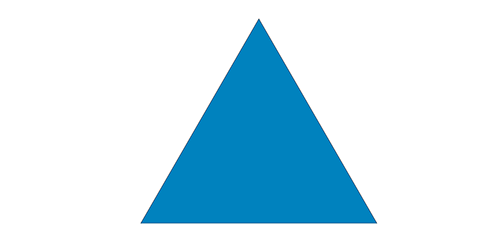
#> input picture images/triangle.png, 500 x 251 px
$ python 01_triangle.py
#> lines starting #> are read from the running program, lines starting #| are printed output that depends on the picture; after the words box and inside, x2 and y2 are one past the last pixel; in counts of white or black regions, pixels touching at a corner belong together; long printed decimals are rounded
import cv2
import numpy as np

img = cv2.imread("../images/triangle.png")
#> img is the input picture: shape (251, 500, 3); mean B, G, R 242.1, 230.5, 205.7

imgGray = cv2.cvtColor(img, cv2.COLOR_BGR2GRAY)
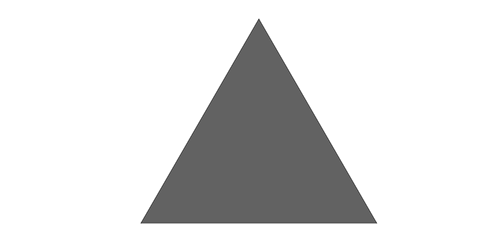
#> imgGray: shape (251, 500); min 59, max 255, mean 224.4
imgBlur = cv2.GaussianBlur(imgGray, (7,7), 1)
imgCanny = cv2.Canny(imgBlur,100,200)
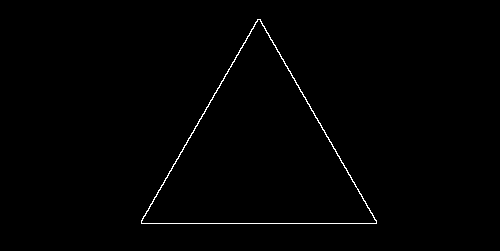
#> imgCanny: shape (251, 500); 0.7% white in thin lines or dots, all inside (x1, y1, x2, y2) = (141, 19, 377, 224)

contours, hierarchy = cv2.findContours(imgCanny, cv2.RETR_EXTERNAL, cv2.CHAIN_APPROX_NONE)
#> contours = 1 contour; box (x1, y1, x2, y2) and area: (141, 19, 377, 224) 24491
# cv2.RETR_EXTERNAL εντοπίζει τα εξωτερικά περιγράμματα
# cv2.CHAIN_APPROX_NONE μας δίνει πληροφορίες για όλα τα περιγράμματα που θα εντοπίσει.

print("Σχήματα που βρήκα: ", len(contours))
#| Σχήματα που βρήκα:  1
area = cv2.contourArea(contours[0])
#> area = 24491
perimeter = cv2.arcLength(contours[0], True) # True για κλειστά σχήματα
#> perimeter = 742.1
print("Εμβαδόν: ", area)
#| Εμβαδόν:  24491.0
print("Περίμετρος: ", perimeter)
#| Περίμετρος:  742.098

approx = cv2.approxPolyDP(contours[0],  0.02*perimeter, True)
#> approx = [[257, 19], [141, 223], [376, 223]]
objCorners = len(approx)
#> objCorners = 3
print("Ακμές σχήματος που εντόπισα: ", objCorners)
#| Ακμές σχήματος που εντόπισα:  3
print ("Συντεταγμένες ακμών: ", approx)
#| Συντεταγμένες ακμών:  [[[257  19]]
#|  [[141 223]]
#|  [[376 223]]]

imgContour = img.copy()
cv2.drawContours(imgContour, contours[0], -1, (255, 0,0),3) # -1 για όλα τα σχήματα που εντοπίσαμε

x, y, w, h = cv2.boundingRect(approx)
#> x = 141; y = 19; w = 236; h = 205
cv2.rectangle(imgContour, (x, y), (x + w, y + h), (0, 255, 0), 2)

if(objCorners == 3):
    objectType = "Triangle"
else:
    objectType = "Unknown"

cv2.putText(imgContour, objectType, (x + (w // 2) - 20, y + (h // 2)), cv2.FONT_HERSHEY_COMPLEX, 0.5, (0, 0, 0), 2)
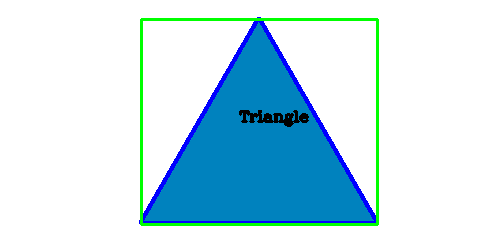
#> imgContour: shape (251, 500, 3); mean B, G, R 236.9, 226.6, 198.1

cv2.imshow("Input", img)
cv2.imshow("Canny", imgCanny)
cv2.imshow("Contours", imgContour)
cv2.waitKey(0)

$ run again, with images/shapes.png copied over images/triangle.png
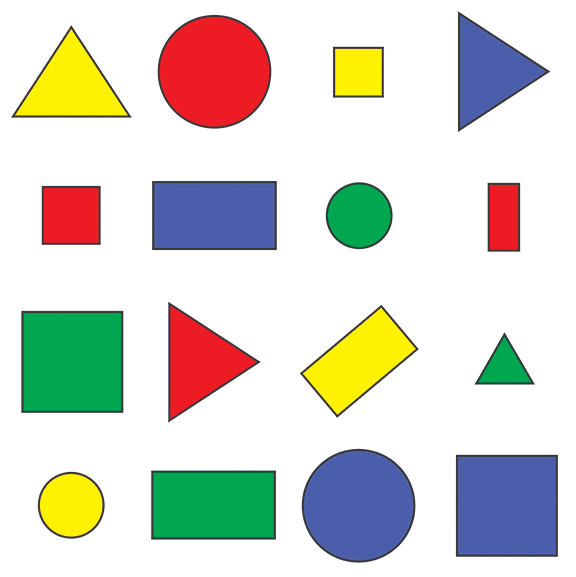
#> input picture images/shapes.png, 576 x 577 px
#> img is the input picture: shape (577, 576, 3); mean B, G, R 205.1, 214.3, 214.2
#> `imgCanny = cv2.Canny(imgBlur,100,200)`:
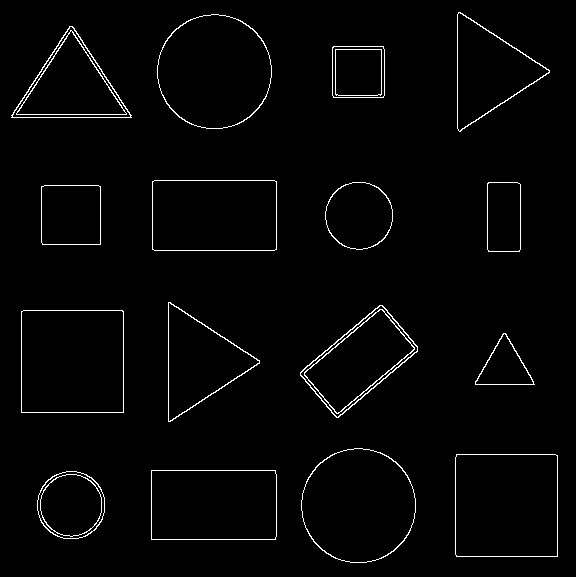
#> imgCanny: shape (577, 576); 2% white in thin lines or dots
#> contours = 16 contours; largest, box (x1, y1, x2, y2) and area: (21, 310, 124, 413) 10402, (455, 454, 558, 557) 10398, (301, 448, 416, 563) 10236, (157, 14, 272, 129) 10234, (152, 180, 277, 251) 8674
#| Σχήματα που βρήκα:  16
#> area = 3593.5
#> perimeter = 224.1
#| Εμβαδόν:  3593.5
#| Περίμετρος:  224.066
#> approx = [[66, 471], [42, 486], [37, 510], [50, 532], [78, 538], [101, 521], [104, 497], [91, 477]]
#> objCorners = 8
#| Ακμές σχήματος που εντόπισα:  8
#| Συντεταγμένες ακμών:  [[[ 66 471]]
#|  [[ 42 486]]
#|  [[ 37 510]]
#|  [[ 50 532]]
#|  [[ 78 538]]
#|  [[101 521]]
#> (further printed lines are left out)
#> x = 37; y = 471; w = 68
#> `cv2.putText(imgContour, objectType, (x + (w // 2) - 20, y + (h // 2)),..`:
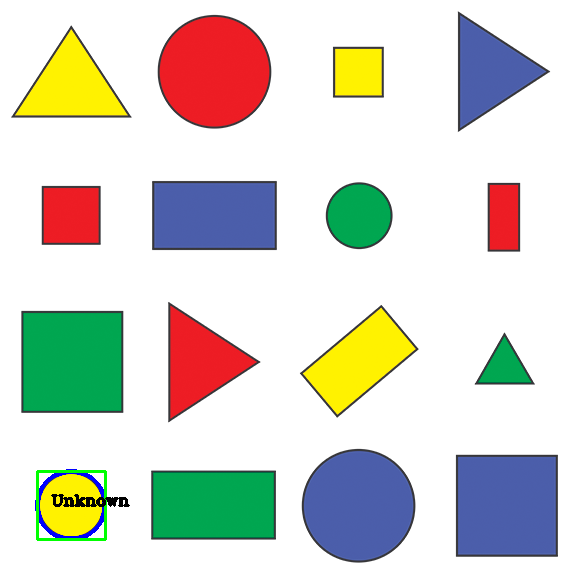
#> imgContour: shape (577, 576, 3); mean B, G, R 204.6, 213.5, 212.9
